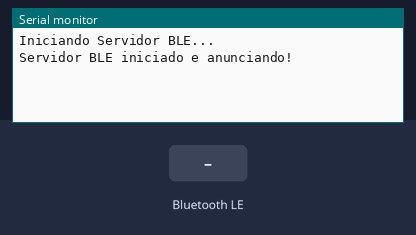
Bench run of a program on a simulated ESP32. Parts: the last lines printed to the serial monitor. Inputs (shaded band) come from the test bench. Random numbers use the default seed unless the program sets one; nothing arrives over Bluetooth unless stated; a phone connects over Bluetooth LE 3 s after start.

Above: at 1.2 s.
1.3 s: Bluetooth LE write "5" received
At 2.5 s:
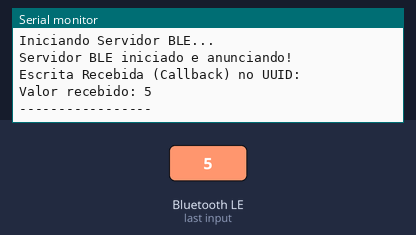
2.8 s: Bluetooth LE write "90" received
At 2.96 s:
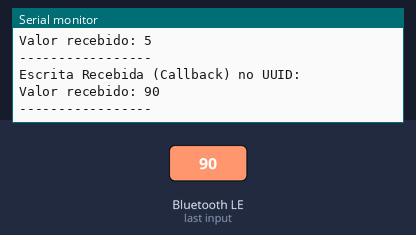
5.5 s: Bluetooth LE write "200" received
At 5.9 s:
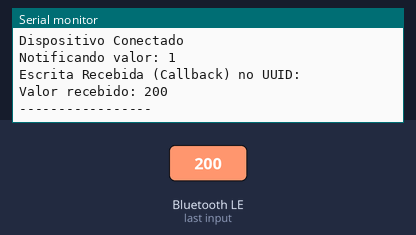
Timing chart, 0 to 8.5 s (numbered marks = the images above; inputs shaded):
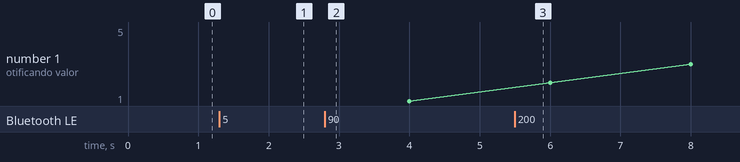

The program:

main.cpp
```cpp
// Basicamente o UUID é a "porta" e as
// características são os "cômodos" da casa. As características essencialmente
// são propriedades de uma classe. A nossa classe aqui é o serviço. Então as
// características podem representar qualquer coisa: um sensor, um motor, uma
// bateria... Cada característica tem propriedades, que correspondem ao que a
// gente quer que essa característica realize (ler, escrever, notificar) O
// callback essencialmente é uma reação a um pedido do CLIENTE, como por exemplo
// "ligue o led pra mim aí" Notify notifica o cliente sempre que algo muda (a
// não ser que tenha vindo de um callback, ou seja, que o cliente PEDIU pra
// mudar) O Descriptor não viaja junto com os dados. Ele é meio que uma tag pra
// gente saber o que significa aquele dado, no notify. Confusões:
// CARACTERISTICA3->addDescriptor(new BLE2902()); e  BLEDescriptor
// *NotifyDescriptor = new BLEDescriptor(BLEUUID((uint16_t)0x2901));: Esses aí
// de cima são um tipo de descritor. Basicamente o cliente vê um botão no app na
// CARACTERISTICA3 onde ele pode ligar/desligar o fluxo que é notificado pra
// ele. Tipo, se tiver um loop que notifica um contador pra ele, ele pode
// decidir que quer parar de receber flood E o NotifyDescriptor->setValue("Esse
// aqui é o notificador."); CARACTERISTICA3->addDescriptor(NotifyDescriptor);...
// é o descritor de fato. Serve como documentação e pra facilitar a vida do dev
// do frontend. Na CARACTERISTA3, vai estar escrito "Esse aqui é o notificador",
// e o dev vai entender "ah, então é essa a característica que tá me floodando
// mensagem, né?"

#include <Arduino.h>
#include <BLE2902.h>
#include <BLEDevice.h>
#include <BLEServer.h>
#include <BLEUtils.h>
#include <stdlib.h>

// https://www.uuidgenerator.net/

// Caracteristicazinhas BÁSICAS
#define SERVICE_UUID "a0399359-453f-4ee0-b75a-00827fefc83e"
#define CARACTERISTICA1 "0de627a6-ba1b-4cff-a5c9-31325d6509db" // Essa Lê
#define CARACTERISTICA2 "5ef96bc4-f918-4f1a-a1c7-fc804d27dd53" // Essa Escreve
#define CARACTERISTICA3 "a3a5483e-36e1-4688-b7f5-ea07361b26a0" // Essa notifica

// Caracteristicazinhas pra parte do trabalho que pede índice
#define CARACTERISTICA_PERGUNTA "50dd0a97-646a-496a-ad06-4731d96c473f"
#define CARACTERISTICA_RESPOSTA "b854c39b-f3d8-41b1-83a9-9990ac9f9cb9"

// Ponteirões show de bola pra gente conseguir definir as propriedades das
// características e basicamente poder usar elas, ali no script
BLECharacteristic *carac1_Ler;
BLECharacteristic *carac2_Escrever;
BLECharacteristic *carac3_Notif;
BLECharacteristic *caracPergunta;
BLECharacteristic *caracResposta;

int valorNotify = 0;
bool dispositivoConectado = false;

float SensorTemperatura = 30.6;
bool led = false;
float historicoTemperatura[24];

class MyServerCallbacks : public BLEServerCallbacks {
  void onConnect(BLEServer *pServer) {
    dispositivoConectado = true;
    Serial.println("Dispositivo Conectado");
  }

  void onDisconnect(BLEServer *pServer) {
    dispositivoConectado = false;
    Serial.println("Conexão desfeita... Voltando a anunciar");
    BLEDevice::startAdvertising(); // Reinicia o anúncio
  }
};

class MyCharacteristicCallbacks : public BLECharacteristicCallbacks {
  void onWrite(BLECharacteristic *pCharacteristic) {
    std::string value = pCharacteristic->getValue();
    String uuid = pCharacteristic->getUUID().toString().c_str();

    Serial.print("Escrita Recebida (Callback) no UUID: ");
    Serial.println(uuid);

    if (uuid.equals(CARACTERISTICA2)) {
      size_t length = value.length(); // Comprimento dos dados em bytes

      if (length > 0) {
        Serial.print("Dados binarios recebidos, tamanho: ");
        Serial.println(length);

        // Acessar os bytes individualmente
        // value.data() retorna um ponteiro const char*, que pode ser tratado
        // como bytes
        const uint8_t *data = (const uint8_t *)value.data();

        for (int i = 0; i < length; i++) {
          Serial.print("Byte [");
          Serial.print(i);
          Serial.print("]: 0x");
          // Imprimir em formato hexadecimal para melhor visualização binária
          if (data[i] < 0x10)
            Serial.print("0");
          Serial.println(data[i], HEX);
        }

        //interpretação do byte:
        if (data[0] == 0x01) {

          Serial.println("Comando para LIGAR recebido.");
           led = true; Serial.println(led);
        } else if (data[0] == 0x00) {

          Serial.println("Comando para DESLIGAR recebido.");
          led = false; Serial.println(led);
        }
      }
    }

    if (value.length() > 0) {
      Serial.print("Valor recebido: ");
      for (int i = 0; i < value.length(); i++) {
        Serial.print(value[i]);
      }
      Serial.println("\n-----------------");

      if (uuid.equals(CARACTERISTICA2)) {

        // if(value == "1")
        // {
        //     if(!led)
        //     {
        //         Serial.println("Atualizando valor:");
        //         led = true;
        //     }
        //     else Serial.println("O led já está ligado!:");

        // }
        // else if (value == "0")
        // {
        //     if(led)
        //     {
        //         Serial.println("Atualizando valor:");
        //         led = false;
        //     }
        //     else Serial.println("O led já está desligado!");
        // }
        // else Serial.print("Erro: use '1' ou '0'.");

        // Serial.print("O estado atual do led é: "); Serial.println(led ?
        // "LIGADO" : "DESLIGADO");
      } else if (uuid.equals(CARACTERISTICA_PERGUNTA)) {
        // LÓGICA DO INDEX

        int indice =
            atoi(value.c_str()); // Lembrando que atoi é pra converter string
                                 // pra inteiro. A gente recebe tudo em string
        Serial.print("O índice que o cliente pediu é: ");
        Serial.println(indice);

        if (indice >= 0 &&
            indice < 24) // A gente vê se é válido o número que o cliente mandou
                         // pra gente (se tá dentro das últimas 24 horas)
        {
          float temperaturaDoIndice = historicoTemperatura[indice];
          caracResposta->setValue(
              String(temperaturaDoIndice)
                  .c_str()); // Já que o nosso caracResposta lê, significa que a
                             // gente usa ele pro cliente ver a temperatura

          Serial.println("Valor atualizado.");
        }

        else
          caracResposta->setValue("Indice inválido");
      }
    }
  }
};

void setup() {
  Serial.begin(9600);
  Serial.println("Iniciando Servidor BLE...");

  for (int i = 0; i < 24; i++) {
    historicoTemperatura[i] = 20.0 + (rand() % 150) / 10.0;
  }

  BLEDevice::init("Servidor_BLE_Felipe_Enzo");

  BLEServer *pServer = BLEDevice::createServer();
  pServer->setCallbacks(new MyServerCallbacks());

  BLEService *pService = pServer->createService(BLEUUID(SERVICE_UUID), 30);

  // CARACTERISTICA 1
  carac1_Ler = pService->createCharacteristic(CARACTERISTICA1,
                                              BLECharacteristic::PROPERTY_READ);
  carac1_Ler->setValue(String(SensorTemperatura).c_str());

  BLEDescriptor *ReadDescriptor = new BLEDescriptor(BLEUUID((uint16_t)0x2901));
  ReadDescriptor->setValue("Esse daqui lê o valor da temperatura");
  carac1_Ler->addDescriptor(ReadDescriptor);

  // CARACTERISTICA 2
  carac2_Escrever = pService->createCharacteristic(
      CARACTERISTICA2, BLECharacteristic::PROPERTY_WRITE);
  carac2_Escrever->setCallbacks(new MyCharacteristicCallbacks());

  BLEDescriptor *WriteDescriptor = new BLEDescriptor(BLEUUID((uint16_t)0x2901));
  WriteDescriptor->setValue("Esse daqui acende/apaga o led (0 ou 1).");
  carac2_Escrever->addDescriptor(WriteDescriptor);

  // CARACTERISTICA 3
  carac3_Notif = pService->createCharacteristic(
      CARACTERISTICA3, BLECharacteristic::PROPERTY_NOTIFY);
  carac3_Notif->addDescriptor(
      new BLE2902()); // Esse camarada aqui é o nosso interruptor do fluxo.
                      // Então é um segundo descritor

  BLEDescriptor *NotifyDescriptor =
      new BLEDescriptor(BLEUUID((uint16_t)0x2901));
  NotifyDescriptor->setValue("Esse aqui é o notificador chato.");
  carac3_Notif->addDescriptor(NotifyDescriptor);

  // CARACTERISTICA PERGUNTA
  caracPergunta = pService->createCharacteristic(
      CARACTERISTICA_PERGUNTA, BLECharacteristic::PROPERTY_WRITE);
  caracPergunta->setCallbacks(new MyCharacteristicCallbacks());

  BLEDescriptor *QuestionDescriptor =
      new BLEDescriptor(BLEUUID((uint16_t)0x2901));
  QuestionDescriptor->setValue("Escreve um indice (0-23)");
  caracPergunta->addDescriptor(QuestionDescriptor);

  // CARACTERISTICA RESPOSTA
  caracResposta = pService->createCharacteristic(
      CARACTERISTICA_RESPOSTA, BLECharacteristic::PROPERTY_READ);
  BLEDescriptor *RespostaDescriptor =
      new BLEDescriptor(BLEUUID((uint16_t)0x2901));
  RespostaDescriptor->setValue("Leia o valor do indice pedido aqui");
  caracResposta->addDescriptor(RespostaDescriptor);

  pService->start();

  BLEAdvertising *pAdvertising =
      BLEDevice::getAdvertising(); // Aqui que ele começa a anunciar pra galera
  pAdvertising->addServiceUUID(SERVICE_UUID);
  pAdvertising->setScanResponse(true);
  pAdvertising->setMinPreferred(0x06);
  pAdvertising->setMinPreferred(0x12);
  BLEDevice::startAdvertising();
  Serial.println("Servidor BLE iniciado e anunciando!");
}

void loop() {
  if (dispositivoConectado) {
    valorNotify++;

    carac3_Notif->setValue((uint8_t *)&valorNotify, 4);
    carac3_Notif->notify();

    Serial.print("Notificando valor: ");
    Serial.println(valorNotify);

    SensorTemperatura += 0.1;
    if (SensorTemperatura >= 40.0)
      SensorTemperatura = 25.0;

    carac1_Ler->setValue(String(SensorTemperatura).c_str());
  }

  delay(2000);
}
```

Measured:
- after the input at 1.3 s, the serial monitor: prints a new line at once (image 1)
- after the input at 2.8 s, the serial monitor: prints a new line at once (image 2)
- after the input at 5.5 s, the serial monitor: prints a new line at once (image 3)
